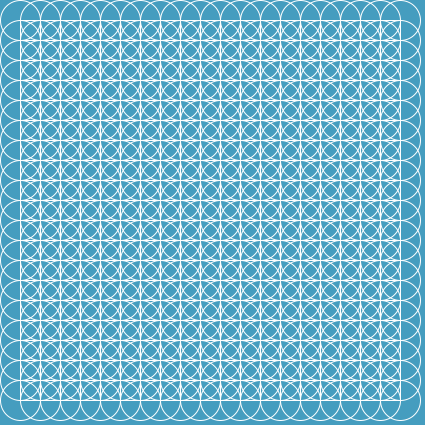
Frame 1 (no input)
Frame 60 (the mouse pressed at the canvas centre just before this capture): identical to frame 1, image omitted
Frame 120 (the mouse held since frame 60 and released just before this capture): identical to frame 1, image omitted

The Processing sketch that drew this single still picture (run headless with seeded random() and noise(); from frame 60 on, the mouse is pressed at the canvas centre):

// Processing sketch: processing_29037
// ── processing_29037.pde

// { imaginary opening code block for global variables

// global variables

// declare its name and assign a value
int xPos = 225;  // data type | variable name = value
int yPos = 225;
String firstname = "Ray";

void setup() {  // opening code block
  size(425, 425);

  // local variables
  int stageWidth = width;
  int stageHeight = height;
  println("hello " + firstname);  //

  background(69, 157, 191);
  smooth();
  stroke(255, 255, 255);
  strokeWeight(1);
  noFill();
  //fill(255, 0, 0);
}  // closing code block

void draw() {

  background(69, 157, 191);

  // cannot access the setup local variable stageHeight
  // println("stageHeight is " + stageHeight);

  xPos = 300;  // update the global variable xPos to 300
  int d = 40;  // create local variable for circle diameter to 40
  int e = 40;
  // 1st set
  // ellipse(20, 20, d, d);
  // ellipse(40, 20, d, d);
  // ellipse(20, 40, d, d);
  // ellipse(40, 40, d, d);

  // 2nd set
  // ellipse(20, 20, d, d);
  // ellipse(40, 20, d, d);
  // ellipse(20, 40, d, d);
  // ellipse(40, 40, d, d);

  // loop to create each column
  for (int cols = 0; cols < 10; cols++) {
    // nested loop to create rows for each column
    for (int rows = 0; rows < 10; rows++) {
      drawTile(40 * cols, 40  * rows, d);


// create second loop for the squares so they end a column and row early
      for (int cols2 = 0; cols2 < 9; cols2++) {
        // nested loop to create rows for each column
        for (int rows2 = 0; rows2 < 9; rows2++) {
          drawTile2(40 * cols2, 40  * rows2, e);
        }
      }
    }
  }
  // can access the setup local variable firstname
  // println("My firstname is " + firstname);
}


void drawTile(int xPos, int yPos, int d) { 
  ellipse(xPos + 20, yPos + 20, d, d);
  ellipse(xPos + 40, yPos + 20, d, d);
  ellipse(xPos + 20, yPos + 40, d, d);
  ellipse(xPos + 40, yPos + 40, d, d);
}


//} imaginary closing code block for global variables
void drawTile2(int xPos, int yPos, int e) {
  rect(xPos + 20, yPos + 20, e, e);
  rect(xPos + 40, yPos + 20, e, e);
  rect(xPos + 20, yPos + 40, e, e);
  rect(xPos + 40, yPos + 40, e, e);
}
